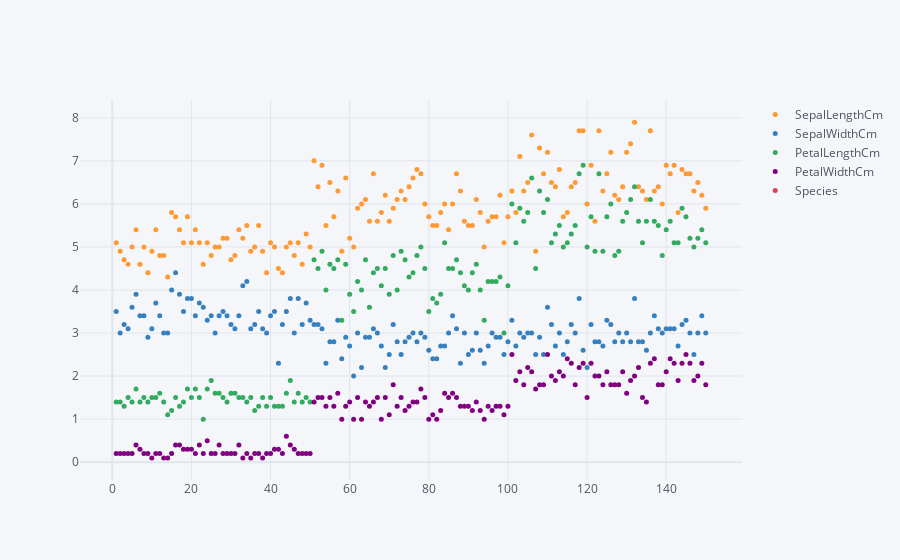

Notebook code cell kept with this figure:
### Code cell
df.iplot(kind='scatter', mode='markers', size=5)

### Figure 1 — Plotly figure (JSON) as saved in the notebook; plotly's stock layout.template omitted (floating-point values rounded to 4 significant figures; data arrays with more than 128 entries replaced by an {"elided": "..."} marker saying what was removed)
{"data": [{"line": {"color": "rgba(255, 153, 51, 1.0)", "dash": "solid", "shape": "linear", "width": 1.3}, "marker": {"size": 5, "symbol": "circle"}, "mode": "markers", "name": "SepalLengthCm", "text": "", "type": "scatter", "x": {"elided": "150 int values"}, "y": {"elided": "150 float values"}}, {"line": {"color": "rgba(55, 128, 191, 1.0)", "dash": "solid", "shape": "linear", "width": 1.3}, "marker": {"size": 5, "symbol": "circle"}, "mode": "markers", "name": "SepalWidthCm", "text": "", "type": "scatter", "x": {"elided": "150 int values"}, "y": {"elided": "150 float values"}}, {"line": {"color": "rgba(50, 171, 96, 1.0)", "dash": "solid", "shape": "linear", "width": 1.3}, "marker": {"size": 5, "symbol": "circle"}, "mode": "markers", "name": "PetalLengthCm", "text": "", "type": "scatter", "x": {"elided": "150 int values"}, "y": {"elided": "150 float values"}}, {"line": {"color": "rgba(128, 0, 128, 1.0)", "dash": "solid", "shape": "linear", "width": 1.3}, "marker": {"size": 5, "symbol": "circle"}, "mode": "markers", "name": "PetalWidthCm", "text": "", "type": "scatter", "x": {"elided": "150 int values"}, "y": {"elided": "150 float values"}}, {"line": {"color": "rgba(219, 64, 82, 1.0)", "dash": "solid", "shape": "linear", "width": 1.3}, "marker": {"size": 5, "symbol": "circle"}, "mode": "markers", "name": "Species", "text": "", "type": "scatter", "x": {"elided": "150 int values"}, "y": {"elided": "150 str values"}}], "layout": {"legend": {"bgcolor": "#F5F6F9", "font": {"color": "#4D5663"}}, "paper_bgcolor": "#F5F6F9", "plot_bgcolor": "#F5F6F9", "title": {"font": {"color": "#4D5663"}}, "xaxis": {"gridcolor": "#E1E5ED", "showgrid": true, "tickfont": {"color": "#4D5663"}, "title": {"font": {"color": "#4D5663"}, "text": ""}, "zerolinecolor": "#E1E5ED"}, "yaxis": {"gridcolor": "#E1E5ED", "showgrid": true, "tickfont": {"color": "#4D5663"}, "title": {"font": {"color": "#4D5663"}, "text": ""}, "zerolinecolor": "#E1E5ED"}}}
